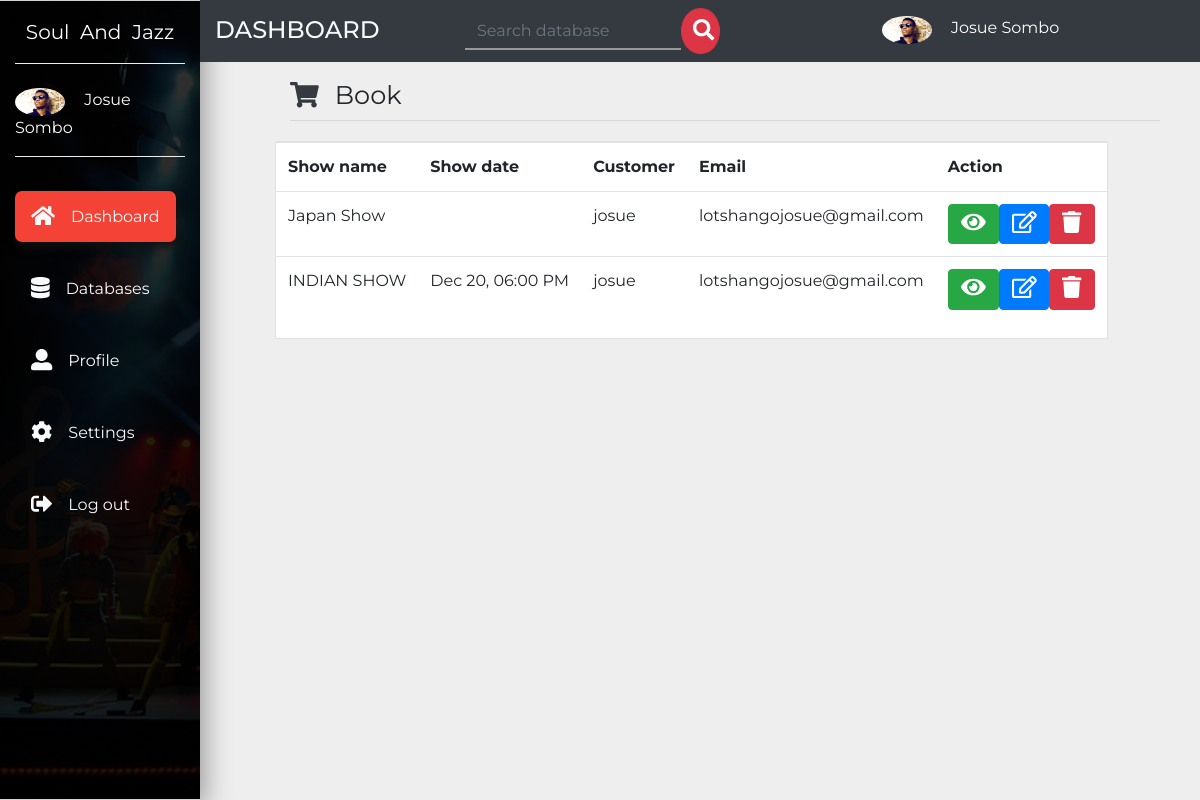
The app's page /admin/book/index.php with its own data.
### tables this page shows
CREATE TABLE `user` (
  `id` int(11) NOT NULL AUTO_INCREMENT,
  `name` varchar(20) NOT NULL,
  `email` varchar(20) NOT NULL,
  `password` varchar(20) NOT NULL,
  `address` varchar(200) NOT NULL,
  `language` varchar(20) NOT NULL,
  `avatar` varchar(255) NOT NULL,
  `privilege` varchar(10) DEFAULT NULL,
  PRIMARY KEY (`id`)
);

CREATE TABLE `book` (
  `id` int(11) NOT NULL AUTO_INCREMENT,
  `showname` varchar(30) NOT NULL,
  `showdate` varchar(30) NOT NULL,
  `name` varchar(30) NOT NULL,
  `email` varchar(30) NOT NULL,
  PRIMARY KEY (`id`)
);

### admin/db-conf.php (called while the page is built, shortened)
<?php
$con = mysqli_connect('localhost','josue','josue','blog');
$id_loginuser = $_SESSION['user'];
$sql = "SELECT * from user where id='$id_loginuser'";
$result = mysqli_query($con,$sql);
while($row = mysqli_fetch_assoc($result))
{
$name = $row['name'];
$avatar = $row['avatar'];
}
?>

### admin/book/index.php (the view, shortened to what this page needs)
<?php include_once('../db-conf.php');?>
<!DOCTYPE html>
<html lang="en">
  <head>
    <link rel="stylesheet" href="https://stackpath.bootstrapcdn.com/bootstrap/4.3.1/css/bootstrap.min.css">
    <link href="../../css/all.css" rel="stylesheet">
    <link rel="stylesheet" href="../../css/master.css">
  </head>
  <body>
  <nav class="navbar navbar-expand-md navbar-dark small">
  <div class="collapse navbar-collapse" id="navbarNavDropdown">
    <div class="container-fluid">
      <div class="row">
         <div class="col-lg-2 col-md-2 sidebar fixed-top">
         <a class="navbar-brand text-white d-block mx-auto text-center py-3 mb-4 botton-brand" href="../header.php">Soul &nbsp;And &nbsp;Jazz</a>
         <div class="botton-brand pb-3 mb-5">
           <img src="<?php echo "../".$avatar;?>" class="rounded-circle mr-3" width="50" alt="image">
           <a href="../header.php" class="text-white small-link"><?php echo $name;?></a>
         </div>
         <ul class="navbar-nav flex-column mt-4">
           <li class="navbar-item mb-5 mt-xs-2"><a href="../header.php" class="navbar-link text-light p-3 sidebar-link current"><i class="fa fa-home text-light fa-lg mr-3"></i>Dashboard</a></li>
           <li class="navbar-item mb-5"><a href="../database.php" class="navbar-link text-light p-3 sidebar-link"><i class="fas fa-database text-light fa-lg mr-3"></i>Databases</a></li>
           <li class="navbar-item mb-5"><a href="../profile.php" class="navbar-link text-light p-3 sidebar-link"><i class="fas fa-user-alt text-light fa-lg mr-3"></i>Profile</a></li>
           <li class="navbar-item mb-5"><a href="../setting.php" class="navbar-link text-light p-3 sidebar-link"><i class="fas fa-cog text-light fa-lg mr-3"></i>Settings</a></li>
           <li class="navbar-item mb-5"><a href="../logout.php" data-toggle="modal" data-target="#logout" class="navbar-link text-light p-3 sidebar-link"><i class="fas fa-sign-out-alt text-light fa-lg mr-3"></i>Log out</a></li>
         </ul>
         </div>
         <div class="col-lg-10 col-md-10 rightbar bg-dark ml-auto fixed-top py-2">
           <div class="row">
             <div class="col-md-3">
              <h4 class="text-uppercase text-light mb-0 pt-2">Dashboard</h4>
             </div>
             <div class="col-md-5 small-hide">
              <form method="post" action="../seacrh.php" class="form-inline mb-0">
                <input type="search" name="search" id="search" placeholder="Search database" class="form-control search-bar">
                <button class="btn btn-danger search-button"><i class="fas fa-search fa-lg" style="margin-left: -5px;"></i></button>
              </form>
             </div>
             <div class="col-md-4 pt-2 small-hide">
               <img src="<?php echo "../".$avatar;?>" class="rounded-circle mr-3" width="50" alt="image">
               <a href="" class="text-white"><?php echo $name;?></a>
             </div>
           </div>
         </div>
      </div>
    </div>
  </div>
</nav>
<div class="container-fluid">
  <div class="row">
    <div class="col-lg-9 ml-auto " id="left-side">
      <div class="row pt-5 mt-3 mb-5">
        <div class="col-sm-12 mb-1">
          <h3 class="display-4 mt-auto" style="width:15%;font-size: 1.6rem;float: left;"><i class="fas fa-shopping-cart text-light fa-1x mr-3 text-dark mr-3"></i><strong class="pt-5">Book</strong></h3><br>
        <hr>
        </div>
        <div class="bg-white border">
          <table class="table table-hover">
            <tr>
              <th>Show name</th>
              <th>Show date</th>
              <th>Customer</th>
              <th>Email</th>
              <th>Action</th>
            </tr>
          <?php
          $sql = 'SELECT * FROM book';
          $result = mysqli_query($con,$sql);
          while($row = mysqli_fetch_assoc($result)){?>
            <tr>
              <td><?php echo $row['showname'];?></td>
              <td><?php echo $row['showdate'];?></td>
              <td><?php echo $row['name'];?></td>
              <td><?php echo $row['email'];?></td>
              <td>
                <div style="display: flex;">
                <a href="view.php?view=<?php echo $row['id'];?>" class="btn btn-success text-white small-cus"><i class="fas fa-eye text-white pt-0 icon"></i></a>
                <a href="edit.php?edit=<?php echo $row['id'];?>" class="btn btn-primary small-cus"><i class="far fa-edit icon pt-0"></i></a>
                <a href="index.php?delete=<?php echo $row['id'];?>" class="btn btn-danger small-cus"><i class="fas fa-trash  icon pt-0"></i></a>
                </div>
              </td>
            </tr>
          <?php }?>
          </table>
        </div>
    </div>
  </div>
</div>
</div>
  </body>
</html>

### css/all.css (style rules this page uses)
.fa-lg { font-size: 1.33333em; line-height: 0.75em; vertical-align: -.0667em; }
.fa-1x { font-size: 1em; }
.fa-cog:before { content: "\f013"; }
.fa-database:before { content: "\f1c0"; }
.fa-edit:before { content: "\f044"; }
.fa-eye:before { content: "\f06e"; }
.fa-home:before { content: "\f015"; }
.fa-search:before { content: "\f002"; }
.fa-shopping-cart:before { content: "\f07a"; }
.fa-sign-out-alt:before { content: "\f2f5"; }
.fa-trash:before { content: "\f1f8"; }
.fa-user-alt:before { content: "\f406"; }

### css/master.css (style rules this page uses)
body { font-family: 'Montserrat', sans-serif; background: #eee; }
#left-side { position: absolute; left: 275px; }
ul li,a { font-size: 1rem; }
.current { background: #f44336; border-radius: 7px; box-shadow: 2px 5px 10px #111; transition: all .3s; }
.search-bar { background: transparent; border: none; border-radius:0; border-bottom: 2px solid #999; }
.search-button { width: 10%; border-radius: 50%; padding: 10px 16px; }
.sidebar { border-top:1px solid lightgray; background: linear-gradient(rgba(0,0,0,.8),rgba(0,0,0,.9)), url('../img/news.jpg'); background-size: cover; background-repeat: no-repeat; height: 100vh; border-bottom: 1px solid lightgray; box-sizing: border-box; box-shadow: 5px 7px 25px #999; }
.botton-brand { border-bottom: 1px groove #eee; }
.sidebar-link { transition: all .4s; }
.icon { font-size: 22px; padding-top: 8px; }

### records on screen
user: avatar (picture), name "Josue Sombo"
book: showname "Japan Show", name "josue", email "lotshangojosue@gmail.com"
book: showname "INDIAN SHOW", showdate "Dec 20, 06:00 PM", name "josue", email "lotshangojosue@gmail.com"
